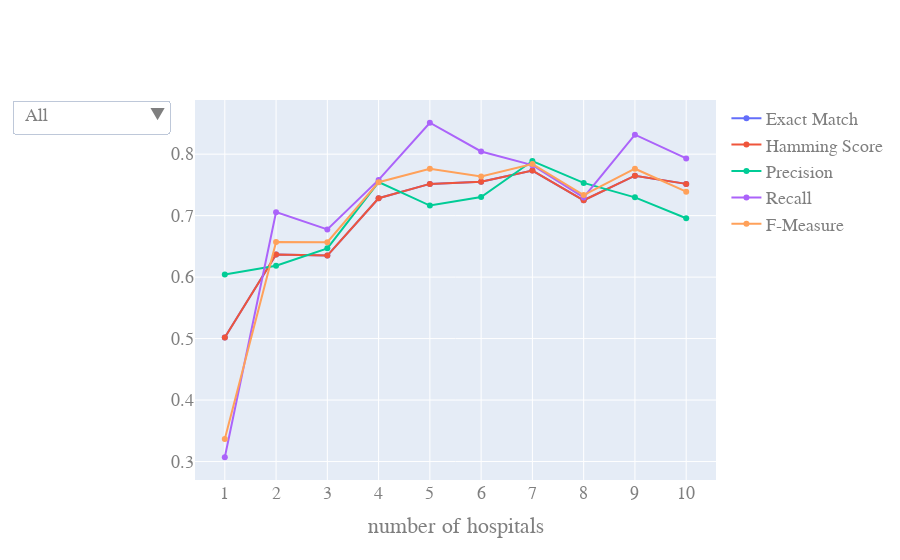

Here is the notebook cell this chart was saved with:
### Code cell
create_plot(nn_curves, MEASURES_FOR_PLOTTING)

### Figure 1 — Plotly figure (JSON) as saved in the notebook; plotly's stock layout.template omitted (floating-point values rounded to 4 significant figures)
{"data": [{"name": "Exact Match", "type": "scatter", "x": [1, 2, 3, 4, 5, 6, 7, 8, 9, 10], "y": [0.5017, 0.6367, 0.635, 0.7283, 0.7517, 0.755, 0.7733, 0.725, 0.765, 0.7517]}, {"name": "Hamming Score", "type": "scatter", "x": [1, 2, 3, 4, 5, 6, 7, 8, 9, 10], "y": [0.5017, 0.6367, 0.635, 0.7283, 0.7517, 0.755, 0.7733, 0.725, 0.765, 0.7517]}, {"name": "Precision", "type": "scatter", "x": [1, 2, 3, 4, 5, 6, 7, 8, 9, 10], "y": [0.6042, 0.6186, 0.6468, 0.7546, 0.7164, 0.7303, 0.7888, 0.7532, 0.7298, 0.6958]}, {"name": "Recall", "type": "scatter", "x": [1, 2, 3, 4, 5, 6, 7, 8, 9, 10], "y": [0.307, 0.7057, 0.6777, 0.7581, 0.8511, 0.8044, 0.7821, 0.7296, 0.8317, 0.793]}, {"name": "F-Measure", "type": "scatter", "x": [1, 2, 3, 4, 5, 6, 7, 8, 9, 10], "y": [0.3368, 0.6571, 0.6569, 0.7543, 0.7763, 0.7638, 0.7839, 0.7335, 0.7763, 0.739]}], "layout": {"font": {"color": "#7f7f7f", "family": "Courier New, monospace", "size": 18}, "updatemenus": [{"active": 0, "buttons": [{"args": [{"visible": [true, true, true, true, true]}, {"showlegend": true, "title": "All"}], "label": "All", "method": "update"}, {"args": [{"visible": [true, false, false, false, false]}, {"showlegend": true, "title": "Exact Match"}], "label": "Exact Match", "method": "update"}, {"args": [{"visible": [false, true, false, false, false]}, {"showlegend": true, "title": "Hamming Score"}], "label": "Hamming Score", "method": "update"}, {"args": [{"visible": [false, false, true, false, false]}, {"showlegend": true, "title": "Precision"}], "label": "Precision", "method": "update"}, {"args": [{"visible": [false, false, false, true, false]}, {"showlegend": true, "title": "Recall"}], "label": "Recall", "method": "update"}, {"args": [{"visible": [false, false, false, false, true]}, {"showlegend": true, "title": "F-Measure"}], "label": "F-Measure", "method": "update"}]}], "xaxis": {"dtick": 1, "tick0": 1, "tickmode": "linear", "title": {"text": "number of hospitals"}}, "yaxis": {"title": {"text": ""}}}}
